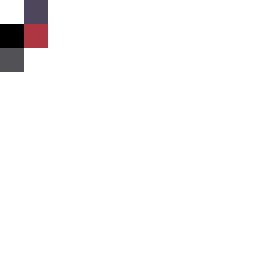
#> input picture Blender/01texture.png, 32 x 32 px (shown 8 times larger)
$ python Pattern.py 3 5 ../Blender/01texture.png
#> lines starting #> are read from the running program, lines starting #| are printed output that depends on the picture
#!/usr/bin/env python3

import argparse, random
from pathlib import Path
from PIL import Image, ImageDraw

parser = argparse.ArgumentParser(description='Create random pattern from the given images.')
parser.add_argument('n', type=int)
parser.add_argument('off', type=int)
parser.add_argument('paths', type=Path, nargs='+')
parser.add_argument('-o', '--out', type=Path, default='out/Pattern.png')
args = parser.parse_args()

symbols = list(Image.open(path) for path in args.paths)
#> symbols = 1 item
# assumption: all the symbols have the same width and height
for sym in symbols[1:]:
    assert symbols[0].width == sym.width
    assert symbols[0].height == sym.height
#> this loop made 0 passes
width = (args.n * symbols[0].width) + (args.n - 1) * args.off
#> width = 106
height = (args.n * symbols[0].height) + (args.n - 1) * args.off
#> height = 106
output = Image.new('RGBA', (width, height))
#> output: PIL image 106x106 RGBA; every value is 0

for col in range(args.n):
    x = (col * symbols[0].width) + (col * args.off)
    for line in range(args.n):
        y = (line * symbols[0].height) + (line * args.off)
        symbol = random.choice(symbols)
        output.paste(symbol, (x, y))
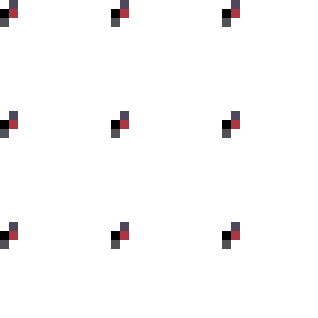
#> output: PIL image 106x106 RGBA (shown 3 times larger); mean R, G, B, A 4.2, 3.3, 3.6, 9.2; transparent parts drawn white
#> symbol is the input picture: PIL image 32x32 RGBA; mean R, G, B, A 5.2, 4, 4.4, 11.2

output.save(args.out)
